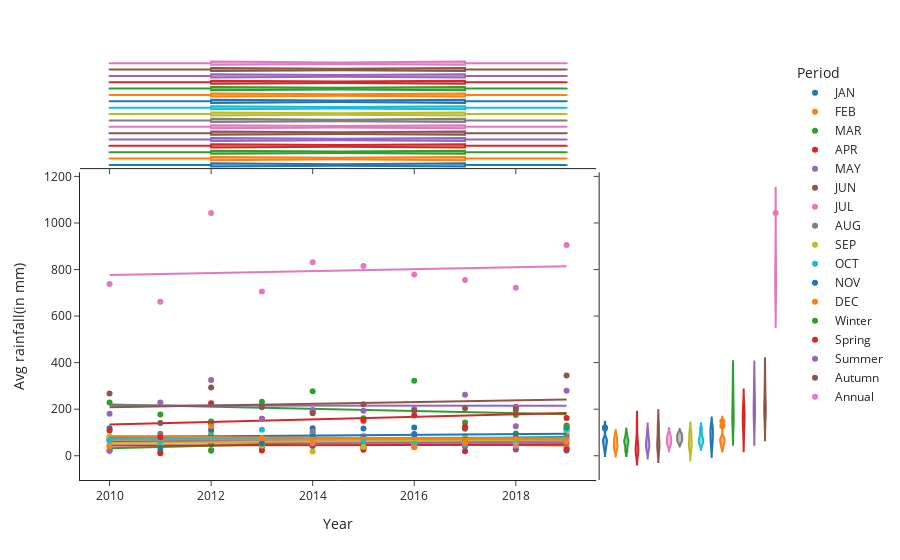

Notebook code cell kept with this figure:
### Code cell
import plotly.express as px
fig = px.scatter(df, x="Year", y="Avg rainfall(in mm)", color="Period", marginal_y="violin",
                 marginal_x="box", trendline="ols", template="simple_white")
fig.show()

### Figure 1 — Plotly figure (JSON) as saved in the notebook; plotly's stock layout.template omitted (floating-point values rounded to 4 significant figures)
{"data": [{"hovertemplate": "Period=JAN<br>Year=%{x}<br>Avg rainfall(in mm)=%{y}<extra></extra>", "legendgroup": "JAN", "marker": {"color": "#1F77B4", "symbol": "circle"}, "mode": "markers", "name": "JAN", "orientation": "v", "showlegend": true, "type": "scatter", "x": [2010, 2011, 2012, 2013, 2014, 2015, 2016, 2017, 2018, 2019], "xaxis": "x", "y": [69.5, 54.5, 47.2, 69.8, 118.5, 62.7, 121.7, 39.4, 71.5, 22.8], "yaxis": "y"}, {"alignmentgroup": "True", "hovertemplate": "Period=JAN<br>Year=%{x}<extra></extra>", "legendgroup": "JAN", "marker": {"color": "#1F77B4", "symbol": "circle"}, "name": "JAN", "notched": true, "offsetgroup": "JAN", "showlegend": false, "type": "box", "x": [2010, 2011, 2012, 2013, 2014, 2015, 2016, 2017, 2018, 2019], "xaxis": "x3", "yaxis": "y3"}, {"alignmentgroup": "True", "hovertemplate": "Period=JAN<br>Avg rainfall(in mm)=%{y}<extra></extra>", "legendgroup": "JAN", "marker": {"color": "#1F77B4", "symbol": "circle"}, "name": "JAN", "offsetgroup": "JAN", "scalegroup": "y", "showlegend": false, "type": "violin", "xaxis": "x2", "y": [69.5, 54.5, 47.2, 69.8, 118.5, 62.7, 121.7, 39.4, 71.5, 22.8], "yaxis": "y2"}, {"hovertemplate": "<b>OLS trendline</b><br>Avg rainfall(in mm) = -1.45697 * Year + 3002.83<br>R<sup>2</sup>=0.019556<br><br>Period=JAN<br>Year=%{x}<br>Avg rainfall(in mm)=%{y} <b>(trend)</b><extra></extra>", "legendgroup": "JAN", "marker": {"color": "#1F77B4", "symbol": "circle"}, "mode": "lines", "name": "JAN", "showlegend": false, "type": "scatter", "x": [2010, 2011, 2012, 2013, 2014, 2015, 2016, 2017, 2018, 2019], "xaxis": "x", "y": [74.32, 72.86, 71.4, 69.95, 68.49, 67.03, 65.57, 64.12, 62.66, 61.2], "yaxis": "y"}, {"hovertemplate": "Period=FEB<br>Year=%{x}<br>Avg rainfall(in mm)=%{y}<extra></extra>", "legendgroup": "FEB", "marker": {"color": "#FF7F0E", "symbol": "circle"}, "mode": "markers", "name": "FEB", "orientation": "v", "showlegend": true, "type": "scatter", "x": [2010, 2011, 2012, 2013, 2014, 2015, 2016, 2017, 2018, 2019], "xaxis": "x", "y": [71.7, 82, 24.2, 34.3, 81.8, 37, 53, 65.9, 46.7, 36.2], "yaxis": "y"}, {"alignmentgroup": "True", "hovertemplate": "Period=FEB<br>Year=%{x}<extra></extra>", "legendgroup": "FEB", "marker": {"color": "#FF7F0E", "symbol": "circle"}, "name": "FEB", "notched": true, "offsetgroup": "FEB", "showlegend": false, "type": "box", "x": [2010, 2011, 2012, 2013, 2014, 2015, 2016, 2017, 2018, 2019], "xaxis": "x3", "yaxis": "y3"}, {"alignmentgroup": "True", "hovertemplate": "Period=FEB<br>Avg rainfall(in mm)=%{y}<extra></extra>", "legendgroup": "FEB", "marker": {"color": "#FF7F0E", "symbol": "circle"}, "name": "FEB", "offsetgroup": "FEB", "scalegroup": "y", "showlegend": false, "type": "violin", "xaxis": "x2", "y": [71.7, 82, 24.2, 34.3, 81.8, 37, 53, 65.9, 46.7, 36.2], "yaxis": "y2"}, {"hovertemplate": "<b>OLS trendline</b><br>Avg rainfall(in mm) = -2.10182 * Year + 4287.39<br>R<sup>2</sup>=0.092435<br><br>Period=FEB<br>Year=%{x}<br>Avg rainfall(in mm)=%{y} <b>(trend)</b><extra></extra>", "legendgroup": "FEB", "marker": {"color": "#FF7F0E", "symbol": "circle"}, "mode": "lines", "name": "FEB", "showlegend": false, "type": "scatter", "x": [2010, 2011, 2012, 2013, 2014, 2015, 2016, 2017, 2018, 2019], "xaxis": "x", "y": [62.74, 60.64, 58.53, 56.43, 54.33, 52.23, 50.13, 48.03, 45.92, 43.82], "yaxis": "y"}, {"hovertemplate": "Period=MAR<br>Year=%{x}<br>Avg rainfall(in mm)=%{y}<extra></extra>", "legendgroup": "MAR", "marker": {"color": "#2CA02C", "symbol": "circle"}, "mode": "markers", "name": "MAR", "orientation": "v", "showlegend": true, "type": "scatter", "x": [2010, 2011, 2012, 2013, 2014, 2015, 2016, 2017, 2018, 2019], "xaxis": "x", "y": [65.1, 20.5, 21.9, 60.1, 44.2, 45.6, 66.3, 63.9, 95.3, 82.2], "yaxis": "y"}, {"alignmentgroup": "True", "hovertemplate": "Period=MAR<br>Year=%{x}<extra></extra>", "legendgroup": "MAR", "marker": {"color": "#2CA02C", "symbol": "circle"}, "name": "MAR", "notched": true, "offsetgroup": "MAR", "showlegend": false, "type": "box", "x": [2010, 2011, 2012, 2013, 2014, 2015, 2016, 2017, 2018, 2019], "xaxis": "x3", "yaxis": "y3"}, {"alignmentgroup": "True", "hovertemplate": "Period=MAR<br>Avg rainfall(in mm)=%{y}<extra></extra>", "legendgroup": "MAR", "marker": {"color": "#2CA02C", "symbol": "circle"}, "name": "MAR", "offsetgroup": "MAR", "scalegroup": "y", "showlegend": false, "type": "violin", "xaxis": "x2", "y": [65.1, 20.5, 21.9, 60.1, 44.2, 45.6, 66.3, 63.9, 95.3, 82.2], "yaxis": "y2"}, {"hovertemplate": "<b>OLS trendline</b><br>Avg rainfall(in mm) = 5.5 * Year + -11023.2<br>R<sup>2</sup>=0.483002<br><br>Period=MAR<br>Year=%{x}<br>Avg rainfall(in mm)=%{y} <b>(trend)</b><extra></extra>", "legendgroup": "MAR", "marker": {"color": "#2CA02C", "symbol": "circle"}, "mode": "lines", "name": "MAR", "showlegend": false, "type": "scatter", "x": [2010, 2011, 2012, 2013, 2014, 2015, 2016, 2017, 2018, 2019], "xaxis": "x", "y": [31.76, 37.26, 42.76, 48.26, 53.76, 59.26, 64.76, 70.26, 75.76, 81.26], "yaxis": "y"}, {"hovertemplate": "Period=APR<br>Year=%{x}<br>Avg rainfall(in mm)=%{y}<extra></extra>", "legendgroup": "APR", "marker": {"color": "#D62728", "symbol": "circle"}, "mode": "markers", "name": "APR", "orientation": "v", "showlegend": true, "type": "scatter", "x": [2010, 2011, 2012, 2013, 2014, 2015, 2016, 2017, 2018, 2019], "xaxis": "x", "y": [21.4, 10.3, 140.9, 22.1, 42, 25.6, 70.3, 19.4, 78.2, 27.7], "yaxis": "y"}, {"alignmentgroup": "True", "hovertemplate": "Period=APR<br>Year=%{x}<extra></extra>", "legendgroup": "APR", "marker": {"color": "#D62728", "symbol": "circle"}, "name": "APR", "notched": true, "offsetgroup": "APR", "showlegend": false, "type": "box", "x": [2010, 2011, 2012, 2013, 2014, 2015, 2016, 2017, 2018, 2019], "xaxis": "x3", "yaxis": "y3"}, {"alignmentgroup": "True", "hovertemplate": "Period=APR<br>Avg rainfall(in mm)=%{y}<extra></extra>", "legendgroup": "APR", "marker": {"color": "#D62728", "symbol": "circle"}, "name": "APR", "offsetgroup": "APR", "scalegroup": "y", "showlegend": false, "type": "violin", "xaxis": "x2", "y": [21.4, 10.3, 140.9, 22.1, 42, 25.6, 70.3, 19.4, 78.2, 27.7], "yaxis": "y2"}, {"hovertemplate": "<b>OLS trendline</b><br>Avg rainfall(in mm) = 0.319394 * Year + -597.629<br>R<sup>2</sup>=0.000578<br><br>Period=APR<br>Year=%{x}<br>Avg rainfall(in mm)=%{y} <b>(trend)</b><extra></extra>", "legendgroup": "APR", "marker": {"color": "#D62728", "symbol": "circle"}, "mode": "lines", "name": "APR", "showlegend": false, "type": "scatter", "x": [2010, 2011, 2012, 2013, 2014, 2015, 2016, 2017, 2018, 2019], "xaxis": "x", "y": [44.35, 44.67, 44.99, 45.31, 45.63, 45.95, 46.27, 46.59, 46.91, 47.23], "yaxis": "y"}, {"hovertemplate": "Period=MAY<br>Year=%{x}<br>Avg rainfall(in mm)=%{y}<extra></extra>", "legendgroup": "MAY", "marker": {"color": "#9467BD", "symbol": "circle"}, "mode": "markers", "name": "MAY", "orientation": "v", "showlegend": true, "type": "scatter", "x": [2010, 2011, 2012, 2013, 2014, 2015, 2016, 2017, 2018, 2019], "xaxis": "x", "y": [22.1, 48.5, 62.3, 76.4, 104.4, 82.5, 36.2, 42.9, 35.5, 52.1], "yaxis": "y"}, {"alignmentgroup": "True", "hovertemplate": "Period=MAY<br>Year=%{x}<extra></extra>", "legendgroup": "MAY", "marker": {"color": "#9467BD", "symbol": "circle"}, "name": "MAY", "notched": true, "offsetgroup": "MAY", "showlegend": false, "type": "box", "x": [2010, 2011, 2012, 2013, 2014, 2015, 2016, 2017, 2018, 2019], "xaxis": "x3", "yaxis": "y3"}, {"alignmentgroup": "True", "hovertemplate": "Period=MAY<br>Avg rainfall(in mm)=%{y}<extra></extra>", "legendgroup": "MAY", "marker": {"color": "#9467BD", "symbol": "circle"}, "name": "MAY", "offsetgroup": "MAY", "scalegroup": "y", "showlegend": false, "type": "violin", "xaxis": "x2", "y": [22.1, 48.5, 62.3, 76.4, 104.4, 82.5, 36.2, 42.9, 35.5, 52.1], "yaxis": "y2"}, {"hovertemplate": "<b>OLS trendline</b><br>Avg rainfall(in mm) = -0.366667 * Year + 794.94<br>R<sup>2</sup>=0.001944<br><br>Period=MAY<br>Year=%{x}<br>Avg rainfall(in mm)=%{y} <b>(trend)</b><extra></extra>", "legendgroup": "MAY", "marker": {"color": "#9467BD", "symbol": "circle"}, "mode": "lines", "name": "MAY", "showlegend": false, "type": "scatter", "x": [2010, 2011, 2012, 2013, 2014, 2015, 2016, 2017, 2018, 2019], "xaxis": "x", "y": [57.94, 57.57, 57.21, 56.84, 56.47, 56.11, 55.74, 55.37, 55.01, 54.64], "yaxis": "y"}, {"hovertemplate": "Period=JUN<br>Year=%{x}<br>Avg rainfall(in mm)=%{y}<extra></extra>", "legendgroup": "JUN", "marker": {"color": "#8C564B", "symbol": "circle"}, "mode": "markers", "name": "JUN", "orientation": "v", "showlegend": true, "type": "scatter", "x": [2010, 2011, 2012, 2013, 2014, 2015, 2016, 2017, 2018, 2019], "xaxis": "x", "y": [42.7, 62.9, 141.5, 40.8, 45.5, 34.9, 76.5, 116, 26.6, 114.3], "yaxis": "y"}, {"alignmentgroup": "True", "hovertemplate": "Period=JUN<br>Year=%{x}<extra></extra>", "legendgroup": "JUN", "marker": {"color": "#8C564B", "symbol": "circle"}, "name": "JUN", "notched": true, "offsetgroup": "JUN", "showlegend": false, "type": "box", "x": [2010, 2011, 2012, 2013, 2014, 2015, 2016, 2017, 2018, 2019], "xaxis": "x3", "yaxis": "y3"}, {"alignmentgroup": "True", "hovertemplate": "Period=JUN<br>Avg rainfall(in mm)=%{y}<extra></extra>", "legendgroup": "JUN", "marker": {"color": "#8C564B", "symbol": "circle"}, "name": "JUN", "offsetgroup": "JUN", "scalegroup": "y", "showlegend": false, "type": "violin", "xaxis": "x2", "y": [42.7, 62.9, 141.5, 40.8, 45.5, 34.9, 76.5, 116, 26.6, 114.3], "yaxis": "y2"}, {"hovertemplate": "<b>OLS trendline</b><br>Avg rainfall(in mm) = 2.17758 * Year + -4316.56<br>R<sup>2</sup>=0.026800<br><br>Period=JUN<br>Year=%{x}<br>Avg rainfall(in mm)=%{y} <b>(trend)</b><extra></extra>", "legendgroup": "JUN", "marker": {"color": "#8C564B", "symbol": "circle"}, "mode": "lines", "name": "JUN", "showlegend": false, "type": "scatter", "x": [2010, 2011, 2012, 2013, 2014, 2015, 2016, 2017, 2018, 2019], "xaxis": "x", "y": [60.37, 62.55, 64.73, 66.9, 69.08, 71.26, 73.44, 75.61, 77.79, 79.97], "yaxis": "y"}, {"hovertemplate": "Period=JUL<br>Year=%{x}<br>Avg rainfall(in mm)=%{y}<extra></extra>", "legendgroup": "JUL", "marker": {"color": "#E377C2", "symbol": "circle"}, "mode": "markers", "name": "JUL", "orientation": "v", "showlegend": true, "type": "scatter", "x": [2010, 2011, 2012, 2013, 2014, 2015, 2016, 2017, 2018, 2019], "xaxis": "x", "y": [61.1, 71.7, 96.3, 55.9, 54.7, 85.3, 51.2, 81.7, 42.6, 75.6], "yaxis": "y"}, {"alignmentgroup": "True", "hovertemplate": "Period=JUL<br>Year=%{x}<extra></extra>", "legendgroup": "JUL", "marker": {"color": "#E377C2", "symbol": "circle"}, "name": "JUL", "notched": true, "offsetgroup": "JUL", "showlegend": false, "type": "box", "x": [2010, 2011, 2012, 2013, 2014, 2015, 2016, 2017, 2018, 2019], "xaxis": "x3", "yaxis": "y3"}, {"alignmentgroup": "True", "hovertemplate": "Period=JUL<br>Avg rainfall(in mm)=%{y}<extra></extra>", "legendgroup": "JUL", "marker": {"color": "#E377C2", "symbol": "circle"}, "name": "JUL", "offsetgroup": "JUL", "scalegroup": "y", "showlegend": false, "type": "violin", "xaxis": "x2", "y": [61.1, 71.7, 96.3, 55.9, 54.7, 85.3, 51.2, 81.7, 42.6, 75.6], "yaxis": "y2"}, {"hovertemplate": "<b>OLS trendline</b><br>Avg rainfall(in mm) = -0.786061 * Year + 1651.13<br>R<sup>2</sup>=0.019192<br><br>Period=JUL<br>Year=%{x}<br>Avg rainfall(in mm)=%{y} <b>(trend)</b><extra></extra>", "legendgroup": "JUL", "marker": {"color": "#E377C2", "symbol": "circle"}, "mode": "lines", "name": "JUL", "showlegend": false, "type": "scatter", "x": [2010, 2011, 2012, 2013, 2014, 2015, 2016, 2017, 2018, 2019], "xaxis": "x", "y": [71.15, 70.36, 69.58, 68.79, 68.0, 67.22, 66.43, 65.64, 64.86, 64.07], "yaxis": "y"}, {"hovertemplate": "Period=AUG<br>Year=%{x}<br>Avg rainfall(in mm)=%{y}<extra></extra>", "legendgroup": "AUG", "marker": {"color": "#7F7F7F", "symbol": "circle"}, "mode": "markers", "name": "AUG", "orientation": "v", "showlegend": true, "type": "scatter", "x": [2010, 2011, 2012, 2013, 2014, 2015, 2016, 2017, 2018, 2019], "xaxis": "x", "y": [76.6, 94.1, 87.6, 61.2, 96.2, 73.2, 73.2, 64.4, 57.7, 89.1], "yaxis": "y"}, {"alignmentgroup": "True", "hovertemplate": "Period=AUG<br>Year=%{x}<extra></extra>", "legendgroup": "AUG", "marker": {"color": "#7F7F7F", "symbol": "circle"}, "name": "AUG", "notched": true, "offsetgroup": "AUG", "showlegend": false, "type": "box", "x": [2010, 2011, 2012, 2013, 2014, 2015, 2016, 2017, 2018, 2019], "xaxis": "x3", "yaxis": "y3"}, {"alignmentgroup": "True", "hovertemplate": "Period=AUG<br>Avg rainfall(in mm)=%{y}<extra></extra>", "legendgroup": "AUG", "marker": {"color": "#7F7F7F", "symbol": "circle"}, "name": "AUG", "offsetgroup": "AUG", "scalegroup": "y", "showlegend": false, "type": "violin", "xaxis": "x2", "y": [76.6, 94.1, 87.6, 61.2, 96.2, 73.2, 73.2, 64.4, 57.7, 89.1], "yaxis": "y2"}, {"hovertemplate": "<b>OLS trendline</b><br>Avg rainfall(in mm) = -1.48667 * Year + 3072.22<br>R<sup>2</sup>=0.105480<br><br>Period=AUG<br>Year=%{x}<br>Avg rainfall(in mm)=%{y} <b>(trend)</b><extra></extra>", "legendgroup": "AUG", "marker": {"color": "#7F7F7F", "symbol": "circle"}, "mode": "lines", "name": "AUG", "showlegend": false, "type": "scatter", "x": [2010, 2011, 2012, 2013, 2014, 2015, 2016, 2017, 2018, 2019], "xaxis": "x", "y": [84.02, 82.53, 81.05, 79.56, 78.07, 76.59, 75.1, 73.61, 72.13, 70.64], "yaxis": "y"}, {"hovertemplate": "Period=SEP<br>Year=%{x}<br>Avg rainfall(in mm)=%{y}<extra></extra>", "legendgroup": "SEP", "marker": {"color": "#BCBD22", "symbol": "circle"}, "mode": "markers", "name": "SEP", "orientation": "v", "showlegend": true, "type": "scatter", "x": [2010, 2011, 2012, 2013, 2014, 2015, 2016, 2017, 2018, 2019], "xaxis": "x", "y": [83.9, 43.2, 95.3, 44.1, 18.2, 39.1, 48.6, 85, 58.6, 104.9], "yaxis": "y"}, {"alignmentgroup": "True", "hovertemplate": "Period=SEP<br>Year=%{x}<extra></extra>", "legendgroup": "SEP", "marker": {"color": "#BCBD22", "symbol": "circle"}, "name": "SEP", "notched": true, "offsetgroup": "SEP", "showlegend": false, "type": "box", "x": [2010, 2011, 2012, 2013, 2014, 2015, 2016, 2017, 2018, 2019], "xaxis": "x3", "yaxis": "y3"}, {"alignmentgroup": "True", "hovertemplate": "Period=SEP<br>Avg rainfall(in mm)=%{y}<extra></extra>", "legendgroup": "SEP", "marker": {"color": "#BCBD22", "symbol": "circle"}, "name": "SEP", "offsetgroup": "SEP", "scalegroup": "y", "showlegend": false, "type": "violin", "xaxis": "x2", "y": [83.9, 43.2, 95.3, 44.1, 18.2, 39.1, 48.6, 85, 58.6, 104.9], "yaxis": "y2"}, {"hovertemplate": "<b>OLS trendline</b><br>Avg rainfall(in mm) = 1.69515 * Year + -3352.79<br>R<sup>2</sup>=0.032628<br><br>Period=SEP<br>Year=%{x}<br>Avg rainfall(in mm)=%{y} <b>(trend)</b><extra></extra>", "legendgroup": "SEP", "marker": {"color": "#BCBD22", "symbol": "circle"}, "mode": "lines", "name": "SEP", "showlegend": false, "type": "scatter", "x": [2010, 2011, 2012, 2013, 2014, 2015, 2016, 2017, 2018, 2019], "xaxis": "x", "y": [54.46, 56.16, 57.85, 59.55, 61.24, 62.94, 64.63, 66.33, 68.02, 69.72], "yaxis": "y"}, {"hovertemplate": "Period=OCT<br>Year=%{x}<br>Avg rainfall(in mm)=%{y}<extra></extra>", "legendgroup": "OCT", "marker": {"color": "#17BECF", "symbol": "circle"}, "mode": "markers", "name": "OCT", "orientation": "v", "showlegend": true, "type": "scatter", "x": [2010, 2011, 2012, 2013, 2014, 2015, 2016, 2017, 2018, 2019], "xaxis": "x", "y": [65, 62.1, 86.4, 111.5, 83, 65, 50.1, 50.1, 66.3, 115.4], "yaxis": "y"}, {"alignmentgroup": "True", "hovertemplate": "Period=OCT<br>Year=%{x}<extra></extra>", "legendgroup": "OCT", "marker": {"color": "#17BECF", "symbol": "circle"}, "name": "OCT", "notched": true, "offsetgroup": "OCT", "showlegend": false, "type": "box", "x": [2010, 2011, 2012, 2013, 2014, 2015, 2016, 2017, 2018, 2019], "xaxis": "x3", "yaxis": "y3"}, {"alignmentgroup": "True", "hovertemplate": "Period=OCT<br>Avg rainfall(in mm)=%{y}<extra></extra>", "legendgroup": "OCT", "marker": {"color": "#17BECF", "symbol": "circle"}, "name": "OCT", "offsetgroup": "OCT", "scalegroup": "y", "showlegend": false, "type": "violin", "xaxis": "x2", "y": [65, 62.1, 86.4, 111.5, 83, 65, 50.1, 50.1, 66.3, 115.4], "yaxis": "y2"}, {"hovertemplate": "<b>OLS trendline</b><br>Avg rainfall(in mm) = 0.601818 * Year + -1136.87<br>R<sup>2</sup>=0.006176<br><br>Period=OCT<br>Year=%{x}<br>Avg rainfall(in mm)=%{y} <b>(trend)</b><extra></extra>", "legendgroup": "OCT", "marker": {"color": "#17BECF", "symbol": "circle"}, "mode": "lines", "name": "OCT", "showlegend": false, "type": "scatter", "x": [2010, 2011, 2012, 2013, 2014, 2015, 2016, 2017, 2018, 2019], "xaxis": "x", "y": [72.78, 73.38, 73.99, 74.59, 75.19, 75.79, 76.39, 76.99, 77.6, 78.2], "yaxis": "y"}, {"hovertemplate": "Period=NOV<br>Year=%{x}<br>Avg rainfall(in mm)=%{y}<extra></extra>", "legendgroup": "NOV", "marker": {"color": "#1F77B4", "symbol": "circle"}, "mode": "markers", "name": "NOV", "orientation": "v", "showlegend": true, "type": "scatter", "x": [2010, 2011, 2012, 2013, 2014, 2015, 2016, 2017, 2018, 2019], "xaxis": "x", "y": [118.2, 35.6, 111.8, 52.5, 81.6, 116.6, 93.1, 69.1, 71.6, 124], "yaxis": "y"}, {"alignmentgroup": "True", "hovertemplate": "Period=NOV<br>Year=%{x}<extra></extra>", "legendgroup": "NOV", "marker": {"color": "#1F77B4", "symbol": "circle"}, "name": "NOV", "notched": true, "offsetgroup": "NOV", "showlegend": false, "type": "box", "x": [2010, 2011, 2012, 2013, 2014, 2015, 2016, 2017, 2018, 2019], "xaxis": "x3", "yaxis": "y3"}, {"alignmentgroup": "True", "hovertemplate": "Period=NOV<br>Avg rainfall(in mm)=%{y}<extra></extra>", "legendgroup": "NOV", "marker": {"color": "#1F77B4", "symbol": "circle"}, "name": "NOV", "offsetgroup": "NOV", "scalegroup": "y", "showlegend": false, "type": "violin", "xaxis": "x2", "y": [118.2, 35.6, 111.8, 52.5, 81.6, 116.6, 93.1, 69.1, 71.6, 124], "yaxis": "y2"}, {"hovertemplate": "<b>OLS trendline</b><br>Avg rainfall(in mm) = 1.5 * Year + -2934.34<br>R<sup>2</sup>=0.022397<br><br>Period=NOV<br>Year=%{x}<br>Avg rainfall(in mm)=%{y} <b>(trend)</b><extra></extra>", "legendgroup": "NOV", "marker": {"color": "#1F77B4", "symbol": "circle"}, "mode": "lines", "name": "NOV", "showlegend": false, "type": "scatter", "x": [2010, 2011, 2012, 2013, 2014, 2015, 2016, 2017, 2018, 2019], "xaxis": "x", "y": [80.66, 82.16, 83.66, 85.16, 86.66, 88.16, 89.66, 91.16, 92.66, 94.16], "yaxis": "y"}, {"hovertemplate": "Period=DEC<br>Year=%{x}<br>Avg rainfall(in mm)=%{y}<extra></extra>", "legendgroup": "DEC", "marker": {"color": "#FF7F0E", "symbol": "circle"}, "mode": "markers", "name": "DEC", "orientation": "v", "showlegend": true, "type": "scatter", "x": [2010, 2011, 2012, 2013, 2014, 2015, 2016, 2017, 2018, 2019], "xaxis": "x", "y": [40.7, 76.2, 127.7, 76.7, 61.1, 148, 37.9, 56.8, 71, 61.4], "yaxis": "y"}, {"alignmentgroup": "True", "hovertemplate": "Period=DEC<br>Year=%{x}<extra></extra>", "legendgroup": "DEC", "marker": {"color": "#FF7F0E", "symbol": "circle"}, "name": "DEC", "notched": true, "offsetgroup": "DEC", "showlegend": false, "type": "box", "x": [2010, 2011, 2012, 2013, 2014, 2015, 2016, 2017, 2018, 2019], "xaxis": "x3", "yaxis": "y3"}, {"alignmentgroup": "True", "hovertemplate": "Period=DEC<br>Avg rainfall(in mm)=%{y}<extra></extra>", "legendgroup": "DEC", "marker": {"color": "#FF7F0E", "symbol": "circle"}, "name": "DEC", "offsetgroup": "DEC", "scalegroup": "y", "showlegend": false, "type": "violin", "xaxis": "x2", "y": [40.7, 76.2, 127.7, 76.7, 61.1, 148, 37.9, 56.8, 71, 61.4], "yaxis": "y2"}, {"hovertemplate": "<b>OLS trendline</b><br>Avg rainfall(in mm) = -1.41879 * Year + 2933.9<br>R<sup>2</sup>=0.014589<br><br>Period=DEC<br>Year=%{x}<br>Avg rainfall(in mm)=%{y} <b>(trend)</b><extra></extra>", "legendgroup": "DEC", "marker": {"color": "#FF7F0E", "symbol": "circle"}, "mode": "lines", "name": "DEC", "showlegend": false, "type": "scatter", "x": [2010, 2011, 2012, 2013, 2014, 2015, 2016, 2017, 2018, 2019], "xaxis": "x", "y": [82.13, 80.72, 79.3, 77.88, 76.46, 75.04, 73.62, 72.2, 70.78, 69.37], "yaxis": "y"}, {"hovertemplate": "Period=Winter<br>Year=%{x}<br>Avg rainfall(in mm)=%{y}<extra></extra>", "legendgroup": "Winter", "marker": {"color": "#2CA02C", "symbol": "circle"}, "mode": "markers", "name": "Winter", "orientation": "v", "showlegend": true, "type": "scatter", "x": [2010, 2011, 2012, 2013, 2014, 2015, 2016, 2017, 2018, 2019], "xaxis": "x", "y": [228.7, 177.2, 147.6, 231.8, 277.1, 160.8, 322.6, 143.2, 175.1, 130.4], "yaxis": "y"}, {"alignmentgroup": "True", "hovertemplate": "Period=Winter<br>Year=%{x}<extra></extra>", "legendgroup": "Winter", "marker": {"color": "#2CA02C", "symbol": "circle"}, "name": "Winter", "notched": true, "offsetgroup": "Winter", "showlegend": false, "type": "box", "x": [2010, 2011, 2012, 2013, 2014, 2015, 2016, 2017, 2018, 2019], "xaxis": "x3", "yaxis": "y3"}, {"alignmentgroup": "True", "hovertemplate": "Period=Winter<br>Avg rainfall(in mm)=%{y}<extra></extra>", "legendgroup": "Winter", "marker": {"color": "#2CA02C", "symbol": "circle"}, "name": "Winter", "offsetgroup": "Winter", "scalegroup": "y", "showlegend": false, "type": "violin", "xaxis": "x2", "y": [228.7, 177.2, 147.6, 231.8, 277.1, 160.8, 322.6, 143.2, 175.1, 130.4], "yaxis": "y2"}, {"hovertemplate": "<b>OLS trendline</b><br>Avg rainfall(in mm) = -4.63818 * Year + 9543.07<br>R<sup>2</sup>=0.048893<br><br>Period=Winter<br>Year=%{x}<br>Avg rainfall(in mm)=%{y} <b>(trend)</b><extra></extra>", "legendgroup": "Winter", "marker": {"color": "#2CA02C", "symbol": "circle"}, "mode": "lines", "name": "Winter", "showlegend": false, "type": "scatter", "x": [2010, 2011, 2012, 2013, 2014, 2015, 2016, 2017, 2018, 2019], "xaxis": "x", "y": [220.3, 215.7, 211.0, 206.4, 201.8, 197.1, 192.5, 187.9, 183.2, 178.6], "yaxis": "y"}, {"hovertemplate": "Period=Spring<br>Year=%{x}<br>Avg rainfall(in mm)=%{y}<extra></extra>", "legendgroup": "Spring", "marker": {"color": "#D62728", "symbol": "circle"}, "mode": "markers", "name": "Spring", "orientation": "v", "showlegend": true, "type": "scatter", "x": [2010, 2011, 2012, 2013, 2014, 2015, 2016, 2017, 2018, 2019], "xaxis": "x", "y": [108.6, 79.4, 225.1, 158.6, 190.7, 153.8, 172.9, 126.1, 209, 162.1], "yaxis": "y"}, {"alignmentgroup": "True", "hovertemplate": "Period=Spring<br>Year=%{x}<extra></extra>", "legendgroup": "Spring", "marker": {"color": "#D62728", "symbol": "circle"}, "name": "Spring", "notched": true, "offsetgroup": "Spring", "showlegend": false, "type": "box", "x": [2010, 2011, 2012, 2013, 2014, 2015, 2016, 2017, 2018, 2019], "xaxis": "x3", "yaxis": "y3"}, {"alignmentgroup": "True", "hovertemplate": "Period=Spring<br>Avg rainfall(in mm)=%{y}<extra></extra>", "legendgroup": "Spring", "marker": {"color": "#D62728", "symbol": "circle"}, "name": "Spring", "offsetgroup": "Spring", "scalegroup": "y", "showlegend": false, "type": "violin", "xaxis": "x2", "y": [108.6, 79.4, 225.1, 158.6, 190.7, 153.8, 172.9, 126.1, 209, 162.1], "yaxis": "y2"}, {"hovertemplate": "<b>OLS trendline</b><br>Avg rainfall(in mm) = 5.45273 * Year + -10825.9<br>R<sup>2</sup>=0.135809<br><br>Period=Spring<br>Year=%{x}<br>Avg rainfall(in mm)=%{y} <b>(trend)</b><extra></extra>", "legendgroup": "Spring", "marker": {"color": "#D62728", "symbol": "circle"}, "mode": "lines", "name": "Spring", "showlegend": false, "type": "scatter", "x": [2010, 2011, 2012, 2013, 2014, 2015, 2016, 2017, 2018, 2019], "xaxis": "x", "y": [134.1, 139.5, 145.0, 150.5, 155.9, 161.4, 166.8, 172.3, 177.7, 183.2], "yaxis": "y"}, {"hovertemplate": "Period=Summer<br>Year=%{x}<br>Avg rainfall(in mm)=%{y}<extra></extra>", "legendgroup": "Summer", "marker": {"color": "#9467BD", "symbol": "circle"}, "mode": "markers", "name": "Summer", "orientation": "v", "showlegend": true, "type": "scatter", "x": [2010, 2011, 2012, 2013, 2014, 2015, 2016, 2017, 2018, 2019], "xaxis": "x", "y": [180.5, 228.7, 325.4, 157.9, 196.4, 193.3, 200.9, 262, 126.9, 279], "yaxis": "y"}, {"alignmentgroup": "True", "hovertemplate": "Period=Summer<br>Year=%{x}<extra></extra>", "legendgroup": "Summer", "marker": {"color": "#9467BD", "symbol": "circle"}, "name": "Summer", "notched": true, "offsetgroup": "Summer", "showlegend": false, "type": "box", "x": [2010, 2011, 2012, 2013, 2014, 2015, 2016, 2017, 2018, 2019], "xaxis": "x3", "yaxis": "y3"}, {"alignmentgroup": "True", "hovertemplate": "Period=Summer<br>Avg rainfall(in mm)=%{y}<extra></extra>", "legendgroup": "Summer", "marker": {"color": "#9467BD", "symbol": "circle"}, "name": "Summer", "offsetgroup": "Summer", "scalegroup": "y", "showlegend": false, "type": "violin", "xaxis": "x2", "y": [180.5, 228.7, 325.4, 157.9, 196.4, 193.3, 200.9, 262, 126.9, 279], "yaxis": "y2"}, {"hovertemplate": "<b>OLS trendline</b><br>Avg rainfall(in mm) = -0.104242 * Year + 425.096<br>R<sup>2</sup>=0.000028<br><br>Period=Summer<br>Year=%{x}<br>Avg rainfall(in mm)=%{y} <b>(trend)</b><extra></extra>", "legendgroup": "Summer", "marker": {"color": "#9467BD", "symbol": "circle"}, "mode": "lines", "name": "Summer", "showlegend": false, "type": "scatter", "x": [2010, 2011, 2012, 2013, 2014, 2015, 2016, 2017, 2018, 2019], "xaxis": "x", "y": [215.6, 215.5, 215.4, 215.3, 215.2, 215.0, 214.9, 214.8, 214.7, 214.6], "yaxis": "y"}, {"hovertemplate": "Period=Autumn<br>Year=%{x}<br>Avg rainfall(in mm)=%{y}<extra></extra>", "legendgroup": "Autumn", "marker": {"color": "#8C564B", "symbol": "circle"}, "mode": "markers", "name": "Autumn", "orientation": "v", "showlegend": true, "type": "scatter", "x": [2010, 2011, 2012, 2013, 2014, 2015, 2016, 2017, 2018, 2019], "xaxis": "x", "y": [267.2, 140.9, 293.5, 208.1, 182.7, 220.7, 191.8, 204.2, 196.4, 344.4], "yaxis": "y"}, {"alignmentgroup": "True", "hovertemplate": "Period=Autumn<br>Year=%{x}<extra></extra>", "legendgroup": "Autumn", "marker": {"color": "#8C564B", "symbol": "circle"}, "name": "Autumn", "notched": true, "offsetgroup": "Autumn", "showlegend": false, "type": "box", "x": [2010, 2011, 2012, 2013, 2014, 2015, 2016, 2017, 2018, 2019], "xaxis": "x3", "yaxis": "y3"}, {"alignmentgroup": "True", "hovertemplate": "Period=Autumn<br>Avg rainfall(in mm)=%{y}<extra></extra>", "legendgroup": "Autumn", "marker": {"color": "#8C564B", "symbol": "circle"}, "name": "Autumn", "offsetgroup": "Autumn", "scalegroup": "y", "showlegend": false, "type": "violin", "xaxis": "x2", "y": [267.2, 140.9, 293.5, 208.1, 182.7, 220.7, 191.8, 204.2, 196.4, 344.4], "yaxis": "y2"}, {"hovertemplate": "<b>OLS trendline</b><br>Avg rainfall(in mm) = 3.79333 * Year + -7416.68<br>R<sup>2</sup>=0.036812<br><br>Period=Autumn<br>Year=%{x}<br>Avg rainfall(in mm)=%{y} <b>(trend)</b><extra></extra>", "legendgroup": "Autumn", "marker": {"color": "#8C564B", "symbol": "circle"}, "mode": "lines", "name": "Autumn", "showlegend": false, "type": "scatter", "x": [2010, 2011, 2012, 2013, 2014, 2015, 2016, 2017, 2018, 2019], "xaxis": "x", "y": [207.9, 211.7, 215.5, 219.3, 223.1, 226.9, 230.7, 234.5, 238.3, 242.1], "yaxis": "y"}, {"hovertemplate": "Period=Annual<br>Year=%{x}<br>Avg rainfall(in mm)=%{y}<extra></extra>", "legendgroup": "Annual", "marker": {"color": "#E377C2", "symbol": "circle"}, "mode": "markers", "name": "Annual", "orientation": "v", "showlegend": true, "type": "scatter", "x": [2010, 2011, 2012, 2013, 2014, 2015, 2016, 2017, 2018, 2019], "xaxis": "x", "y": [738.3, 661.7, 1043, 705.5, 831.2, 815.5, 778.2, 754.5, 721.6, 905.9], "yaxis": "y"}, {"alignmentgroup": "True", "hovertemplate": "Period=Annual<br>Year=%{x}<extra></extra>", "legendgroup": "Annual", "marker": {"color": "#E377C2", "symbol": "circle"}, "name": "Annual", "notched": true, "offsetgroup": "Annual", "showlegend": false, "type": "box", "x": [2010, 2011, 2012, 2013, 2014, 2015, 2016, 2017, 2018, 2019], "xaxis": "x3", "yaxis": "y3"}, {"alignmentgroup": "True", "hovertemplate": "Period=Annual<br>Avg rainfall(in mm)=%{y}<extra></extra>", "legendgroup": "Annual", "marker": {"color": "#E377C2", "symbol": "circle"}, "name": "Annual", "offsetgroup": "Annual", "scalegroup": "y", "showlegend": false, "type": "violin", "xaxis": "x2", "y": [738.3, 661.7, 1043, 705.5, 831.2, 815.5, 778.2, 754.5, 721.6, 905.9], "yaxis": "y2"}, {"hovertemplate": "<b>OLS trendline</b><br>Avg rainfall(in mm) = 4.16727 * Year + -7599.43<br>R<sup>2</sup>=0.012811<br><br>Period=Annual<br>Year=%{x}<br>Avg rainfall(in mm)=%{y} <b>(trend)</b><extra></extra>", "legendgroup": "Annual", "marker": {"color": "#E377C2", "symbol": "circle"}, "mode": "lines", "name": "Annual", "showlegend": false, "type": "scatter", "x": [2010, 2011, 2012, 2013, 2014, 2015, 2016, 2017, 2018, 2019], "xaxis": "x", "y": [776.8, 781.0, 785.1, 789.3, 793.5, 797.6, 801.8, 806.0, 810.1, 814.3], "yaxis": "y"}], "layout": {"legend": {"title": {"text": "Period"}, "tracegroupgap": 0}, "margin": {"t": 60}, "xaxis": {"anchor": "y", "domain": [0, 0.7363], "title": {"text": "Year"}}, "xaxis2": {"anchor": "y2", "domain": [0.7413, 1], "matches": "x2", "showline": false, "showticklabels": false, "ticks": ""}, "xaxis3": {"anchor": "y3", "domain": [0, 0.7363], "matches": "x", "showticklabels": false}, "xaxis4": {"anchor": "y4", "domain": [0.7413, 1], "matches": "x2", "showline": false, "showticklabels": false, "ticks": ""}, "yaxis": {"anchor": "x", "domain": [0, 0.7326], "title": {"text": "Avg rainfall(in mm)"}}, "yaxis2": {"anchor": "x2", "domain": [0, 0.7326], "matches": "y", "showticklabels": false}, "yaxis3": {"anchor": "x3", "domain": [0.7426, 1], "matches": "y3", "showline": false, "showticklabels": false, "ticks": ""}, "yaxis4": {"anchor": "x4", "domain": [0.7426, 1], "matches": "y3", "showline": false, "showticklabels": false, "ticks": ""}}}
